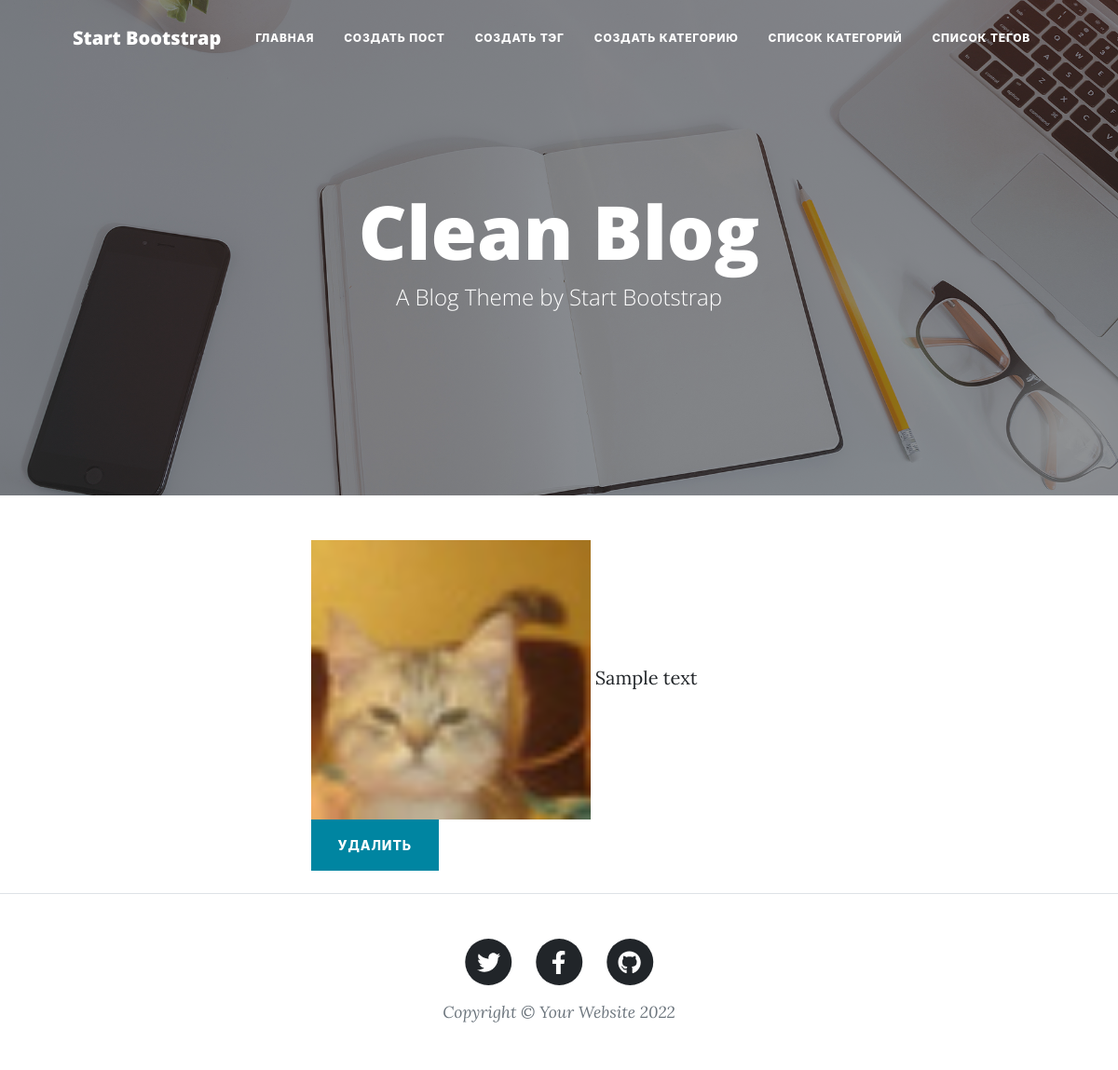
Screenshot of /post/3/ with the database file from the repository.
### blogapp/models.py (models this page shows, shortened)
class Post(models.Model):
    name = models.CharField(unique=True, max_length=50)
    text = models.TextField()
    created = models.DateTimeField(auto_now_add=True)
    edited = models.DateTimeField(auto_now=True)
    category = models.ForeignKey(Category, on_delete=models.DO_NOTHING, blank=True)
    tags = models.ManyToManyField(Tag, blank=True)
    picture = models.ImageField(upload_to='posts', null=True, blank=True)

### blogapp/views.py (the view)
# urls.py: path('post/<int:id>/', views.post, name='post'),
def post(request, id):
    if request.method == 'POST':
        post = get_object_or_404(Post, id=id)
        post.delete()
        return HttpResponseRedirect(reverse('blog:main'))
    else:
        post = get_object_or_404(Post, id=id)
        return render(request, 'blogapp/post.html', context={'post': post})

### blogapp/templates/blogapp/post.html (shortened to what this page needs)
{% extends "base.html" %}
{% block content%}
        <article class="mb-4">
            <div class="container px-4 px-lg-5">
                <div class="row gx-4 gx-lg-5 justify-content-center">
                    <div class="col-md-10 col-lg-8 col-xl-7">
                        {% if post.picture %}
                        <img src="{{ post.picture.url }}" width="300">
                        {% endif %}
                        {{ post.text }}
                        <form method="post">
                            <button class="btn btn-primary text-uppercase" id="submitButton" type="submit">Удалить</button>
                        </form>
                    </div>
                </div>
            </div>
        </article>
{% endblock %}

### rows the page displays
Post: picture (picture), text "Sample text"
